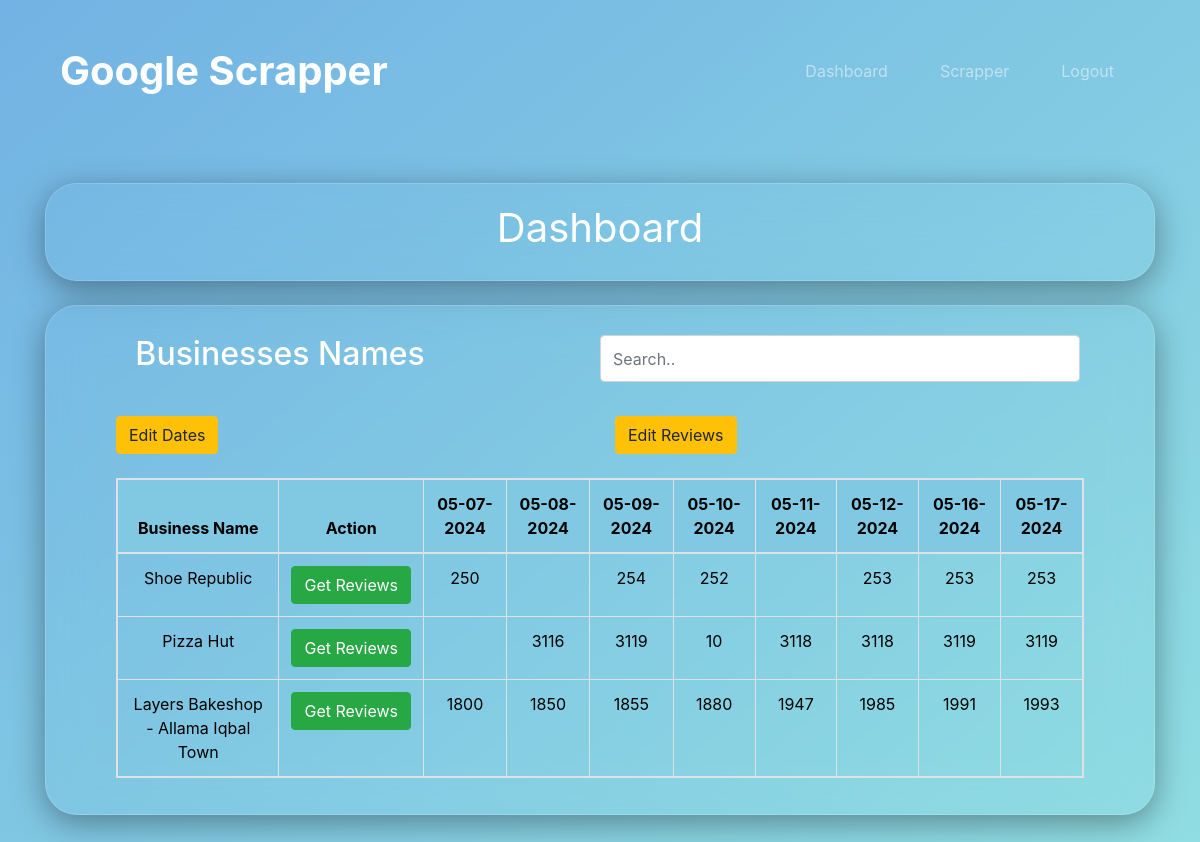
Screenshot of /home (signed in) with the database file from the repository.
### market/models.py (models this page shows)
class ScrapeData(db.Model):
    from datetime import date
    id = db.Column(db.Integer(), primary_key=True)
    BusinessName = db.Column(db.String())
    URL = db.Column(db.String(), nullable = False)
    Date = db.Column(db.Date(), nullable = False, default = date.today())
    ReviewsCount = db.Column(db.Integer(), nullable = False)

### market/routes.py (the view, shortened to what this page needs)
@app.route('/', methods = ['GET', 'POST'])
@app.route('/home', methods = ['GET', 'POST'])
@login_required
def home_page():
    from datetime import date
    import datetime
    if request.method == 'GET':
        items = ScrapeData.query.all()
        businesses = set(result.BusinessName for result in items)
        dates = sorted(set(result.Date for result in items))
        review_count_dict = {business: [''] * len(dates) for business in businesses}
        for item in items:
            business = item.BusinessName
            date_index = dates.index(item.Date)
            review_count_dict[business][date_index] = item.ReviewsCount
        cols = ScrapeData.__table__.columns.keys()
        businesses_reviews_dates = {
        business: zip(review_count_dict[business], dates) for business in businesses
    }
        return render_template('home.html', items = items,businesses = businesses, dates = dates, cols = cols, reviewList = review_count_dict, businesses_reviews_dates = businesses_reviews_dates)

### market/models.py (called while the page is built)
@login_manager.user_loader
def load_user(user_id):
    return User.query.get(int(user_id))

### market/templates/home.html (shortened to what this page needs)
{% extends 'base.html' %}
{% block content %}
<br><br>
<div class="container">
  <div class="glass" style="text-align: center; color: white;">
    <h1 class="display-6 font-weight-normal">Dashboard</h1>
  </div>
  <br>
<div class="glass">
<div style="color:white; background-color:transparent; margin-top: 0%;">
  <div>
      <form name="reviewForm" method="post">
      <div>
        <div class="row" style="padding: 1% 2%;">
          <h2 class = "col-6">Businesses Names</h2>
          <input class="form-control col-6" id="myInput" type="text" placeholder="Search..">
      </div>
      <br>
      <div class="row">
        <div class="col" id = "editDates">
        <button class="btn btn-warning" type="button" onclick="editDates()">Edit Dates</button>
        </div>
        <div class="col" id = "editReviews">
          <button class="btn btn-warning" type="button" onclick="editReviews()">Edit Reviews</button>
        </div>
      </div>
      <br>
      <div class = "table-container">
        <table class = "table table-bordered table-hover table-transparent table-responsive" style="text-align: center; color: black;">
          <thead>
            <tr style="position: sticky; top: 0; background-color: #81c9e3;">
              <th>
                Business Name
              </th>
              <th>
                Action
              </th>
              {% for date in dates %}
              <th data-original-date="{{ date }}">
                {{ date.strftime('%m-%d-%Y') }}
              </th>
              {% endfor %}
            </tr>
          </thead>
          <tbody id = "tables">
            {% for business, reviews_dates in businesses_reviews_dates.items() %}
            <tr>
              <td>{{ business }}</td>
              <td><button type="submit" name = "business" class="btn btn-success" onclick="document.getElementById('actionType').value = 'getBusiness';" value="{{ business }}">Get Reviews</button></td>
              {% for review, date in reviews_dates %}
                <td data-business="{{ business }}" data-date="{{ date }}">{{ review }}</td>
              {% endfor %}
            </tr>
            {% endfor %}
          </tbody>
        </table>
      </div>
  </div>
  </form>
</div>
</div>
</div>
{% endblock %}

### market/templates/base.html (shortened to what this page needs)
<!doctype html>
<html lang="en">
<head>
  <link rel="stylesheet" href="{{ url_for('static', filename='css/bootstrap.min.css') }}">
  <link rel="stylesheet" href="{{ url_for('static', filename='main.css')}}">
</head>
<body>
  <section id="title">
    <div class="container-fluid">
      <nav class="navbar navbar-expand-lg navbar-dark">
        <a class="navbar-brand" href="{{ url_for('home_page') }}">Google Scrapper</a>
        <div class="collapse navbar-collapse" id="navbarToggler">
          <ul class="navbar-nav ml-auto">
            {% if current_user.is_authenticated %}
            <li class="nav-item">
              <a class="nav-link" href="{{ url_for('home_page') }}">Dashboard</a>
            </li>
            <li class="nav-item">
              <a class="nav-link" href="{{url_for('form_page')}}">Scrapper</a>
            </li>
            <li class="nav-item">
              <a class="nav-link" href="{{ url_for('logout_page') }}">Logout</a>
            </li>
            {% else %}
            <li class="nav-item">
              <a class="nav-link" href="{{url_for('login_page')}}">Login</a>
            </li>
            {%endif%}
          </ul>
        </div>
      </nav>
    </div>
  </section>
  <div class = "mid-sec", style="flex: 1;">
  {% block content %}
  {% endblock %}
</div>
</body>
<br><br>
</html>

### market/static/main.css (style rules this page uses)
body { background: linear-gradient(to bottom right, #72b2e4, #92e1e2); color: black; min-height: 100vh; display:flex; flex-direction:column; }
.glass { background: linear-gradient(135deg, rba(255,255,255,0.1)x, rgba(255,255,255,0)); -webkit-backdrop-filter: blur(20px); backdrop-filter: blur(20px); box-shadow: 0 8px 32px 0 rgba(0,0,0,0.37); border: 1px solid rgba(255,255,255,0.18); border-radius: 32px; padding: 20px 70px 20px; }
.container-fluid { padding: 3% 5% 0%; }
.navbar { padding: 0 0 1.8rem; }
.navbar-brand { font-size: 2.5rem; font-weight: bold; }
.nav-item { padding: 0 18px; color: rgb(207, 207, 207); }

### rows the page displays
ScrapeData: strftime "05-07-2024"
ScrapeData: strftime "05-08-2024", ReviewsCount "3116"
ScrapeData: strftime "05-09-2024"
ScrapeData: strftime "05-10-2024"
ScrapeData: strftime "05-11-2024", ReviewsCount "3118"
ScrapeData: strftime "05-12-2024", BusinessName "Shoe Republic", reviews_dates "250" "254" "252" "253" "253" "253"
ScrapeData: strftime "05-16-2024", ReviewsCount "3119"
ScrapeData: strftime "05-17-2024", ReviewsCount "3119"
ScrapeData: BusinessName "Pizza Hut", reviews_dates "10", ReviewsCount "3118"
ScrapeData: ReviewsCount "3119"
ScrapeData: BusinessName "Layers Bakeshop - Allama Iqbal Town", ReviewsCount "1991"
ScrapeData: ReviewsCount "1800"
ScrapeData: ReviewsCount "1850"
ScrapeData: ReviewsCount "1855"
ScrapeData: ReviewsCount "1880"
ScrapeData: ReviewsCount "1947"
ScrapeData: ReviewsCount "1985"
ScrapeData: ReviewsCount "1993"
